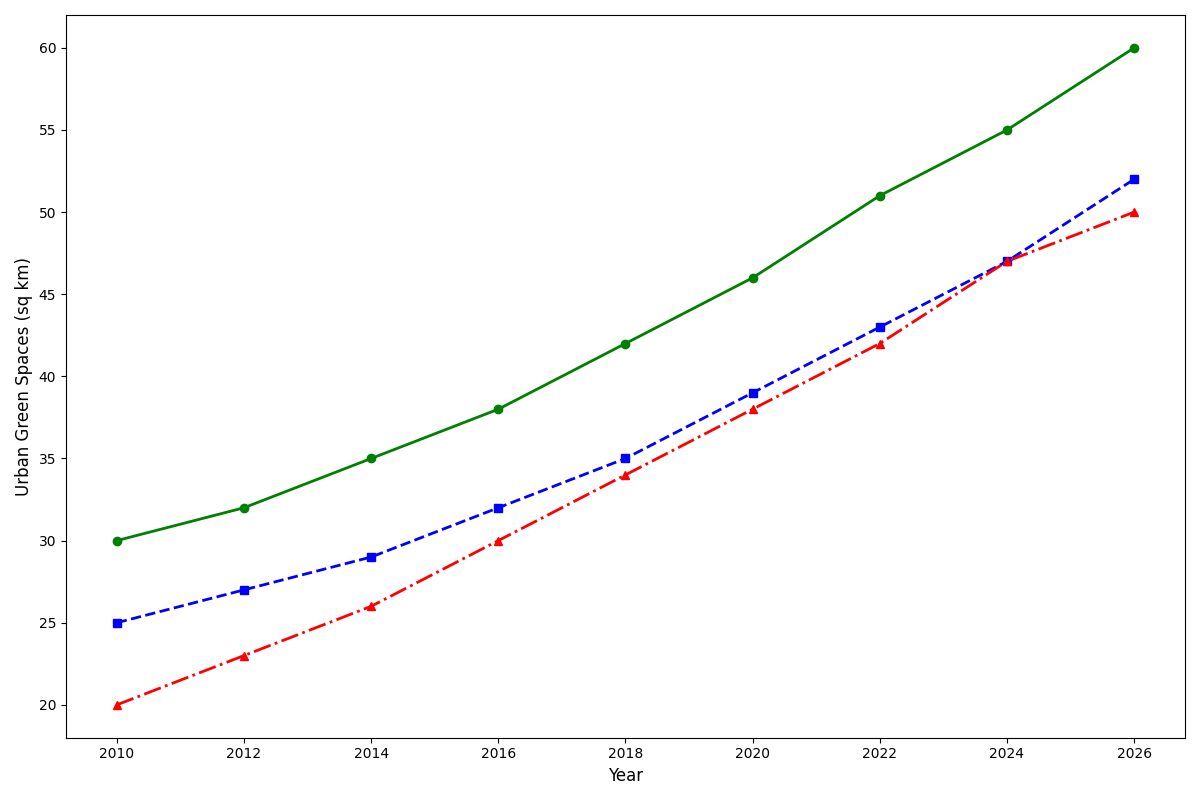

Write Python code to recreate this figure.
import matplotlib.pyplot as plt
import numpy as np

years = np.array([2010, 2012, 2014, 2016, 2018, 2020, 2022, 2024, 2026])
new_york_green_spaces = np.array([30, 32, 35, 38, 42, 46, 51, 55, 60])
tokyo_green_spaces = np.array([25, 27, 29, 32, 35, 39, 43, 47, 52])
berlin_green_spaces = np.array([20, 23, 26, 30, 34, 38, 42, 47, 50])

fig, ax = plt.subplots(figsize=(12, 8))

ax.plot(years, new_york_green_spaces, marker='o', linestyle='-', color='green', linewidth=2)
ax.plot(years, tokyo_green_spaces, marker='s', linestyle='--', color='blue', linewidth=2)
ax.plot(years, berlin_green_spaces, marker='^', linestyle='-.', color='red', linewidth=2)

ax.set_xlabel('Year', fontsize=12)
ax.set_ylabel('Urban Green Spaces (sq km)', fontsize=12)

plt.tight_layout()
plt.show()
